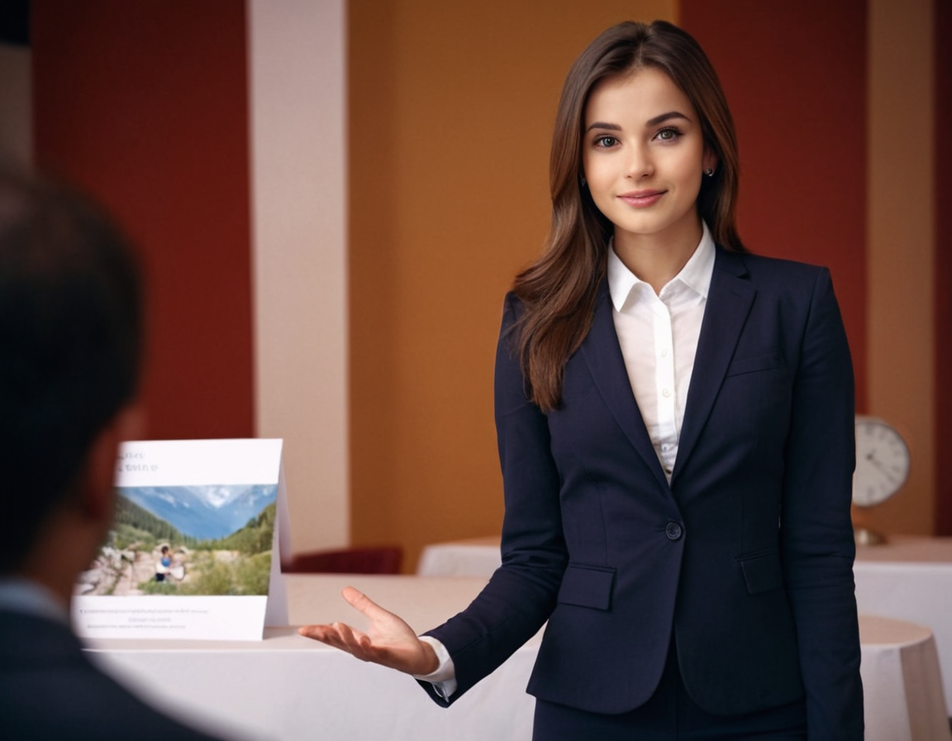
#> input picture image.png, 952 x 741 px, shrunk from 1152 x 896 before the run
$ python q2.py
#> lines starting #> are read from the running program, lines starting #| are printed output that depends on the picture
import cv2
import matplotlib.pyplot as plt

def apply_mean_filter(image, kernel_size):

    return cv2.blur(image, (kernel_size, kernel_size))

def main():

    image_path = input("Enter image path: ")
#> the answer given: image.png
    img = cv2.imread(image_path)
#> img is the input picture: shape (741, 952, 3); mean B, G, R 65.7, 72.6, 100.4
    if img is None:
        print("Image not found.")
        return

    gray_img = cv2.cvtColor(img, cv2.COLOR_BGR2GRAY)
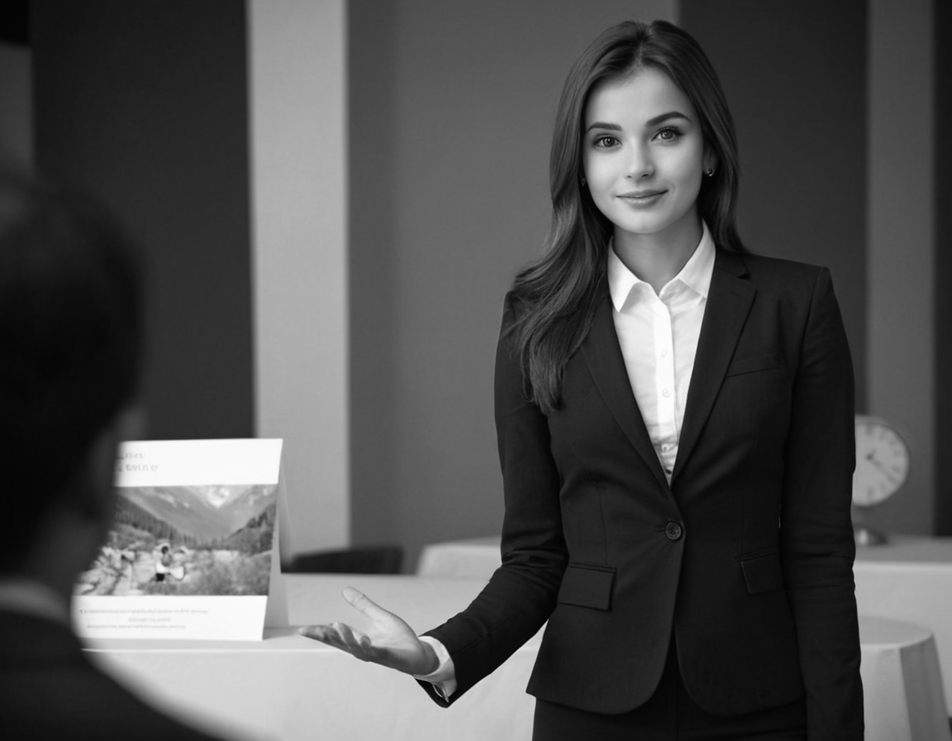
#> gray_img: shape (741, 952); min 0, max 255, mean 80.1

    avg_3 = apply_mean_filter(gray_img, 3)
    avg_10 = apply_mean_filter(gray_img, 10)
    avg_20 = apply_mean_filter(gray_img, 20)
#> call 3 of apply_mean_filter, with kernel_size = 20
#> in apply_mean_filter (call 3), `return cv2.blur(image, (kernel_size, kernel_size))`:
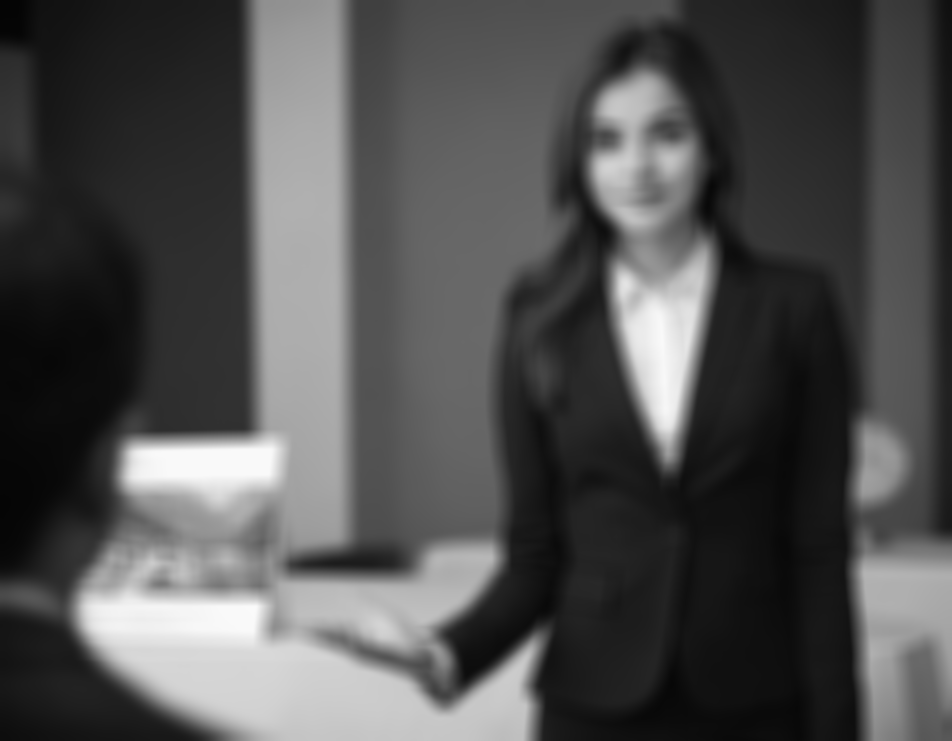
#> returned value: shape (741, 952); min 4, max 250, mean 80.1

    plt.figure(figsize=(12, 8))

    plt.subplot(2, 2, 1)
    plt.title("Original Image")
    plt.imshow(gray_img, cmap='gray')
    plt.axis('off')

    plt.subplot(2, 2, 2)
    plt.title("3x3 Averaging")
    plt.imshow(avg_3, cmap='gray')
    plt.axis('off')

    plt.subplot(2, 2, 3)
    plt.title("10x10 Averaging")
    plt.imshow(avg_10, cmap='gray')
    plt.axis('off')

    plt.subplot(2, 2, 4)
    plt.title("20x20 Averaging")
    plt.imshow(avg_20, cmap='gray')
    plt.axis('off')

    plt.tight_layout()
    plt.show()
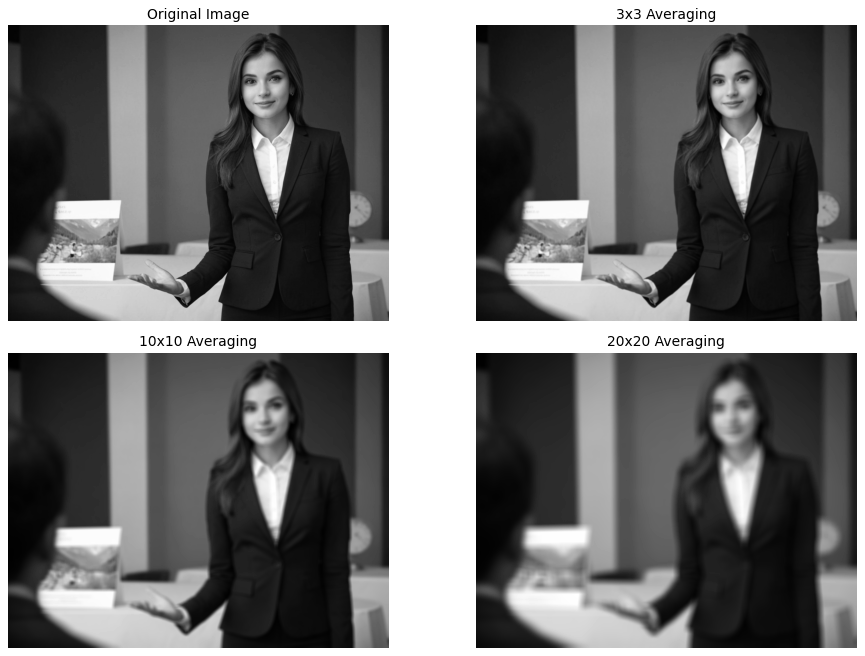
#> figure drawn by matplotlib, 4 panels

if __name__ == "__main__":
    main()
